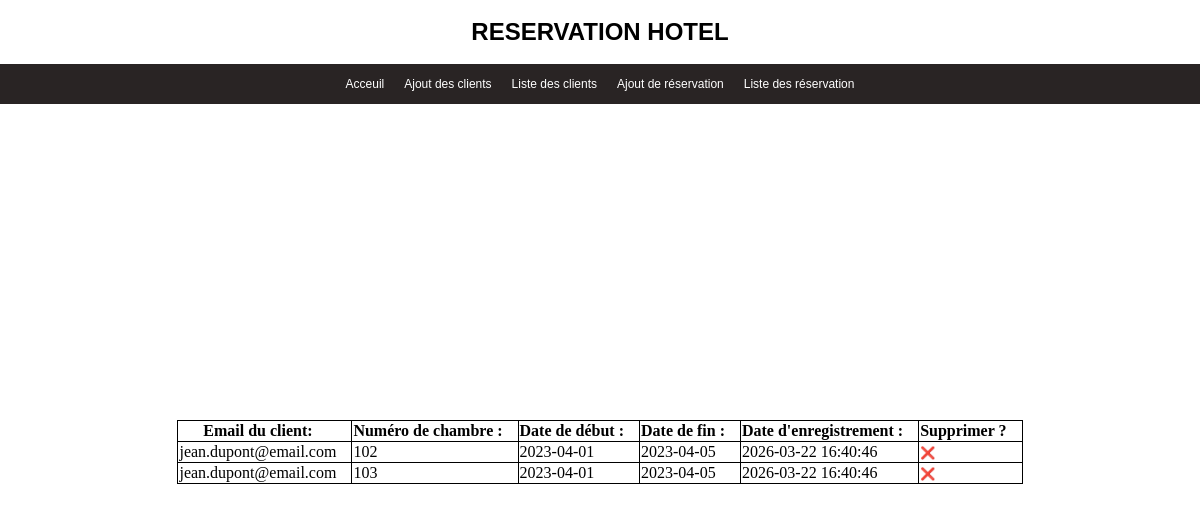
The page /php/reservation_list.php on the database its author committed.
### tables this page shows
CREATE TABLE reservation_chambre (
    id INT AUTO_INCREMENT PRIMARY KEY,
    reservation_id INT NOT NULL,
    chambre_id INT NOT NULL,
    client_id INT NOT NULL,
    UNIQUE(reservation_id, chambre_id, client_id),
    FOREIGN KEY (reservation_id) REFERENCES reservation(id) ON DELETE CASCADE,
    FOREIGN KEY (chambre_id) REFERENCES chambre(id) ON DELETE CASCADE,
    FOREIGN KEY (client_id) REFERENCES client(id) ON DELETE CASCADE
);

CREATE TABLE client (
    id INT AUTO_INCREMENT PRIMARY KEY,
    nom VARCHAR(255) NOT NULL,
    prenom VARCHAR(255) NOT NULL,
    date_naissance DATE,
    adresse TEXT,
    code_postal VARCHAR(20),
    ville VARCHAR(255),
    email VARCHAR(255) UNIQUE NOT NULL,
    telephone VARCHAR(20),
    created_at TIMESTAMP DEFAULT CURRENT_TIMESTAMP
);

CREATE TABLE chambre (
    id INT AUTO_INCREMENT PRIMARY KEY,
    numero VARCHAR(20) UNIQUE NOT NULL,
    type VARCHAR(50) NOT NULL,
    occuper BOOLEAN NOT NULL
);

CREATE TABLE reservation (
    id INT AUTO_INCREMENT PRIMARY KEY,
    client_id INT NOT NULL,
    date_arrivee DATE NOT NULL,
    date_depart DATE NOT NULL,
    created_at TIMESTAMP DEFAULT CURRENT_TIMESTAMP,
    FOREIGN KEY (client_id) REFERENCES client(id) ON DELETE CASCADE
);

### php/reservation_list.php (the view, shortened to what this page needs)
<?php
include "config.php";
$stmt_res = $conn->prepare("SELECT *, reservation.id AS reservation_id
                            FROM reservation
                            JOIN reservation_chambre ON reservation_chambre.reservation_id = reservation.id
                            JOIN chambre ON chambre.id = reservation_chambre.chambre_id
                            JOIN client ON client.id = reservation.client_id");
$stmt_res->execute();
$reservations = $stmt_res->fetchAll(PDO::FETCH_ASSOC);
?>
<!DOCTYPE html>
<html lang="en">
<head>
    <link rel="stylesheet" href="../src/style/index.css">
    <link rel="stylesheet" href="../src/style/reservation_list.css">
</head>
<body>
    <header>
        <?php include "header.php" ?>
    </header>
    <nav>
        <?php include "nav.php" ?>
    </nav>
    <main>
        <table>
            <tr>
                <th>Email du client:</th>
                <th>Numéro de chambre :</th>
                <th>Date de début :</th>
                <th>Date de fin :</th>
                <th>Date d'enregistrement :</th>
                <th>Supprimer ?</th>
            </tr>
            <?php foreach ($reservations as $row) { ?>
                <tr>
                    <td><?php echo $row['email'] ?></td>
                    <td><?php echo $row['numero'] ?></td>
                    <td><?php echo $row['date_arrivee'] ?></td>
                    <td><?php echo $row['date_depart'] ?></td>
                    <td><?php echo $row['created_at'] ?></td>
                    <td><a onclick="confirmerSuppression(<?php echo $row['reservation_id']; ?>)">❌</a></td>
                </tr>
            <?php } ?>
        </table>
    </main>
</body>
</html>

### php/header.php
<link rel="stylesheet" href="../src/style/header.css">
<section class="header-container">
    <h1 class="titre header">RESERVATION HOTEL</h1>
</section>

### php/nav.php
<link rel="stylesheet" href="../src/style//nav.css">
<section class="nav-container">
    <li class="nav-link">
        <a href="../php/index.php">Acceuil</a>
        <a href="../php/client_create.php">Ajout des clients</a>
        <a href="../php/client_list.php">Liste des clients</a>
        <a href="../php/reservation_create.php">Ajout de réservation</a>
        <a href="../php/reservation_list.php">Liste des réservation</a>
    </li>
</section>

### src/style/index.css (style rules this page uses)
* { font-family: 'Panton-Black-Caps' sans-serif; margin: 0; box-sizing: border-box; }
html,body { height: 100vh; width: 100vw; }
h1 { font-family: 'police1', sans-serif; font-weight: normal; font-style: normal; }
html { scroll-behavior: smooth; }
header { height: 8%; width: 100%; background-color: #ffffff; }
nav { height: 5%; width: 100%; background-color: #292424; }

### src/style/reservation_list.css (style rules this page uses)
table, th, td { border: 1px solid black; border-collapse: collapse;; }
td, th { padding-right: 15px; }
main { height: 87%; width: 100%; display: flex; align-items: center; justify-content: center; }

### src/style/header.css (style rules this page uses)
.header-container { width: 100%; height: 100%; display: flex; align-items: center; justify-content: center; }
h1 { font-weight: 800; }

### src/style/nav.css (style rules this page uses)
.nav-container { width: 100%; height: 100%; display: flex; align-items: center; justify-content: center; text-align: center; }
li { list-style: none; display: flex; align-items: center; justify-content: center; gap: 20px; }
a { color: #fff; text-decoration: none; font-family: 'police1', sans-serif; font-weight: 400; font-size: 12px; }

### rows shown on the page
reservation_chambre: client.email "jean.dupont@email.com", chambre.numero "102", reservation.date_arrivee "2023-04-01", reservation.date_depart "2023-04-05", client.created_at "2026-03-22 16:40:46"
reservation_chambre: client.email "jean.dupont@email.com", chambre.numero "103", reservation.date_arrivee "2023-04-01", reservation.date_depart "2023-04-05", client.created_at "2026-03-22 16:40:46"
